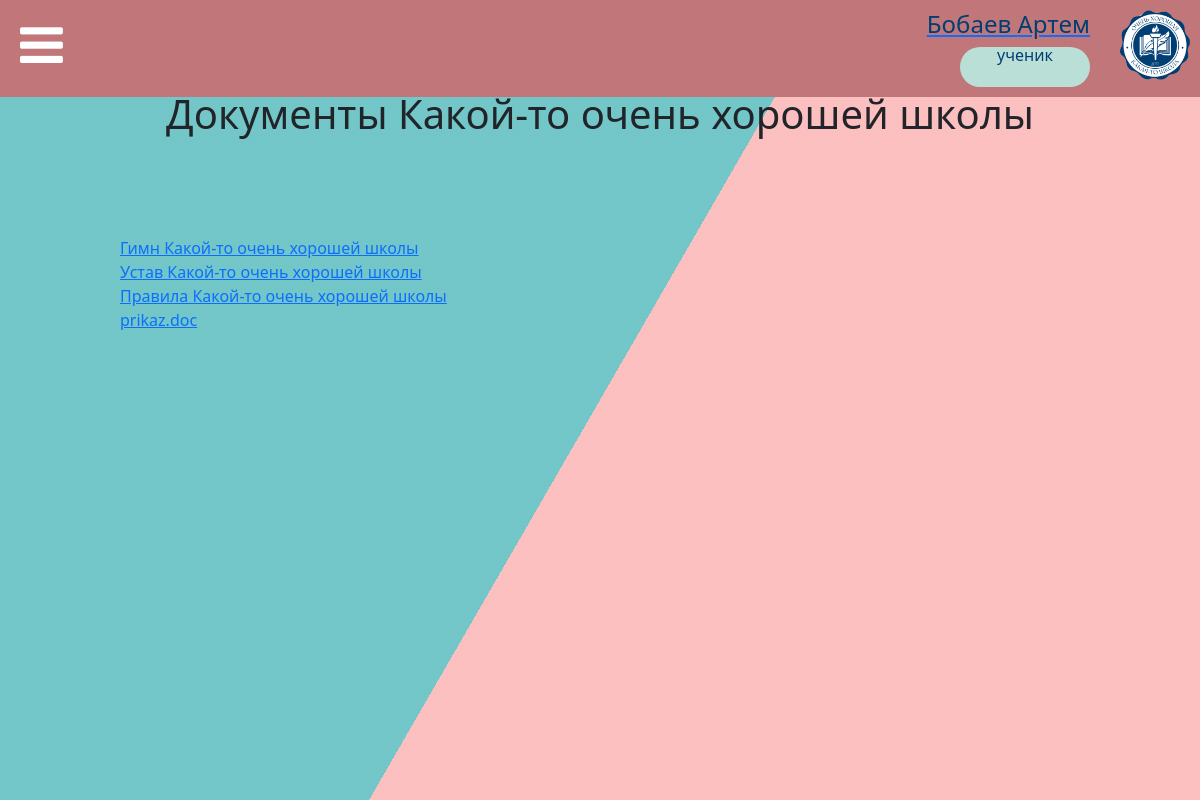
The page /docs (signed in) on the database its author committed.
### data/users.py (models this page shows, shortened)
class User(SqlAlchemyBase, UserMixin):
    __tablename__ = 'accounts'
    id = sqlalchemy.Column(sqlalchemy.Integer,
                           primary_key=True, autoincrement=True, unique=True)
    surname = sqlalchemy.Column(sqlalchemy.String, nullable=False)
    name = sqlalchemy.Column(sqlalchemy.String, nullable=False)
    patronymic = sqlalchemy.Column(sqlalchemy.String, nullable=True)
    email = sqlalchemy.Column(sqlalchemy.String,
                              index=True, unique=True, nullable=False)
    hashed_password = sqlalchemy.Column(sqlalchemy.String, nullable=False)
    status_id = sqlalchemy.Column(sqlalchemy.Integer)
    news = orm.relation("News", back_populates='user')

### tables this page shows
CREATE TABLE statuses (id INTEGER PRIMARY KEY AUTOINCREMENT UNIQUE NOT NULL, status STRING NOT NULL UNIQUE);

### main.py (the view)
@app.route('/docs')
def docs():
    try:
        with open('static/json/content.json', mode='r', encoding='utf-8') as f:
            data = json.load(f)
        return render_template("some_page.html", title=app.config["TITLES"]["docs"], pages=app.config["PAGES"],
                               **(data["/docs"]))
    except Exception as error:
        logging.fatal(error)

### data/db_session.py (called while the page is built)
def create_session() -> Session:
    global __factory
    return __factory()

### main.py (called while the page is built)
@login_manager.user_loader
def load_user(user_id):
    db_sess = db_session.create_session()
    return db_sess.query(User).get(user_id)

@app.context_processor
def utility_processor():
    def make_readable_status(status_id):
        return app.config["ROLES_REVERSE"][status_id]
    return dict(make_readable_status=make_readable_status)

### templates/some_page.html (shortened to what this page needs)
{% extends "base.html" %}
{% block content %}
<div class="bg"></div>
    <div class="bg bg2"></div>
    <div class="bg bg3"></div>
<div class="container-fluid register-form">
    <h1 align="center">
        {{ content_title }}
    </h1>
    <div class="spacebar-my"></div>
    {% for item in media %}
    <a href="{{ content_dir }}/{{ item[0] }}" download>
        {% if item|length > 1 %}
            {{ item[1] }}
        {% else %}
            {{ item[0] }}
        {% endif %}
    </a><br>
    {% endfor %}
</div>
{% endblock %}

### templates/base.html (shortened to what this page needs)
<!DOCTYPE html>
<html>
<head>
    <link rel="stylesheet" href="https://netdna.bootstrapcdn.com/font-awesome/4.7.0/css/font-awesome.min.css">
    <link href="https://www.jqueryscript.net/css/jquerysctipttop.css" rel="stylesheet" type="text/css">
    <link rel="stylesheet" href="https://cdn.jsdelivr.net/npm/bootstrap@5.1.3/dist/css/bootstrap.min.css"
>
    <link rel="stylesheet" href="/../static/css/style.css">
    <link rel="stylesheet" href="/../static/css/index_style.css">
    <link rel="stylesheet" href="/../static/css/news_view.css">
</head>
<body>
<header>
    <div class="news-wrapper">
        <i id="button-menu" class="fa fa-bars"></i>
        <div style="flex:1;"></div>
        {% if current_user.is_authenticated %}
        <a href="/logout">
            <div align="right">
                <h4>{{ current_user.surname }} {{ current_user.name }}</h4>
                <div class="status" tabindex="0" data-bs-toggle="tooltip" title="Роль в школе"><a>{{
                    make_readable_status(current_user.status_id) }}</a></div>
            </div>
        </a>
        {% endif %}
        <div style="min-width:30px; height:20px;"></div>
        <img src="/../static/img/logo.png" width="70" height="70" align="right">
    </div>
            {% set q = 1 %}
</header>
<div class="spacebar-my"></div>
{% block content %}{% endblock %}
</body>
</html>

### static/css/style.css (style rules this page uses)
:root { --color-primary: rgba(193, 119, 121, 0.69); --second-color: #fff; }
* { margin: 0; padding: 0; box-sizing: border-box; }
header { position: absolute; width: 100%; top: 0; left: 0; padding: 10px; background: #C17779; }
header #button-menu { font-size: 50px; padding: 10px; color: #fff; cursor: pointer; }
h4 { color: #003e73; }
.spacebar-my { width: 100%; height: 90px; }
.bg { animation:slide 3s ease-in-out infinite alternate; background-image: linear-gradient(-60deg, #FDB7B9 50%, #60BFC1 50%); bottom:0; left:-50%; opacity:.5; position:fixed; right:-50%; top:0; z-index:-1; }
.bg2 { animation-direction:alternate-reverse; animation-duration:4s; }
.bg3 { animation-duration:5s; }
.status { width: 130px; height: 40px; border-radius: 60px; background-color: #BADFD7; text-align: center; color: #003e73; line-height: 1em; flex-grow: 0; flex-shrink: 0; vertical-align: middle; }
.register-form { padding-left: 10%; padding-right: 10%; }

### static/css/news_view.css (style rules this page uses)
.news-wrapper { display: flex; flex-flow: row wrap; }

### rows shown on the page
User: surname "Бобаев", name "Артем"
statuses: status "ученик"

### other values the page prints
{{ content_title }} "Документы Какой-то очень хорошей школы"
{{ item[1] }} "Гимн Какой-то очень хорошей школы" "Устав Какой-то очень хорошей школы" "Правила Какой-то очень хорошей школы"
{{ item[0] }} "prikaz.doc"
